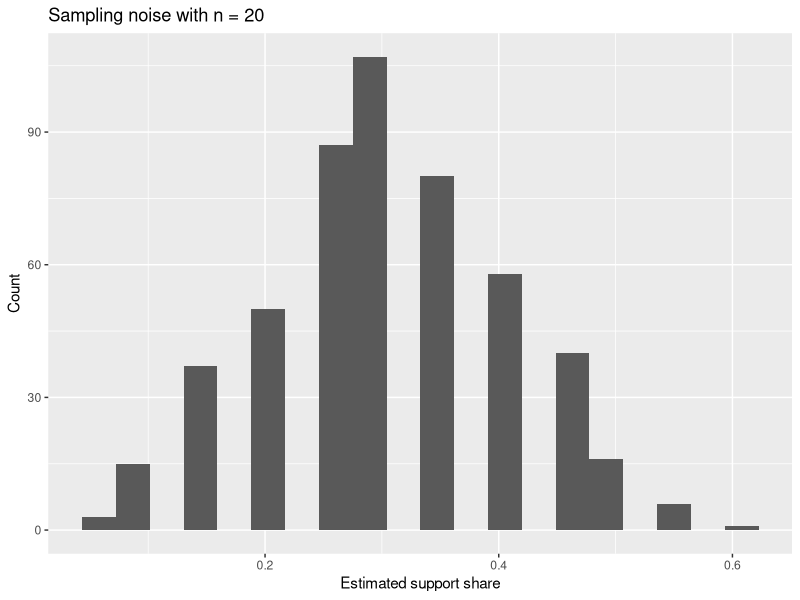

Source code (R):
## ---- chunk 1
knitr::opts_chunk$set(echo = TRUE, message = FALSE, warning = FALSE)
library(tidyverse)
## ---- chunk 2
set.seed(9)
support <- rbinom(1000, size = 1, prob = 0.30)
mean(support)
## ---- chunk 3
set.seed(9)
c(
  n20 = mean(rbinom(20, 1, 0.30)),
  n200 = mean(rbinom(200, 1, 0.30)),
  n20000 = mean(rbinom(20000, 1, 0.30))
)
## ---- chunk 4
set.seed(9)
many_small <- replicate(500, mean(rbinom(20, 1, 0.30)))
tibble(est = many_small) |>
  ggplot(aes(x = est)) +
  geom_histogram(bins = 20) +
  labs(
    title = "Sampling noise with n = 20",
    x = "Estimated support share",
    y = "Count"
  )
